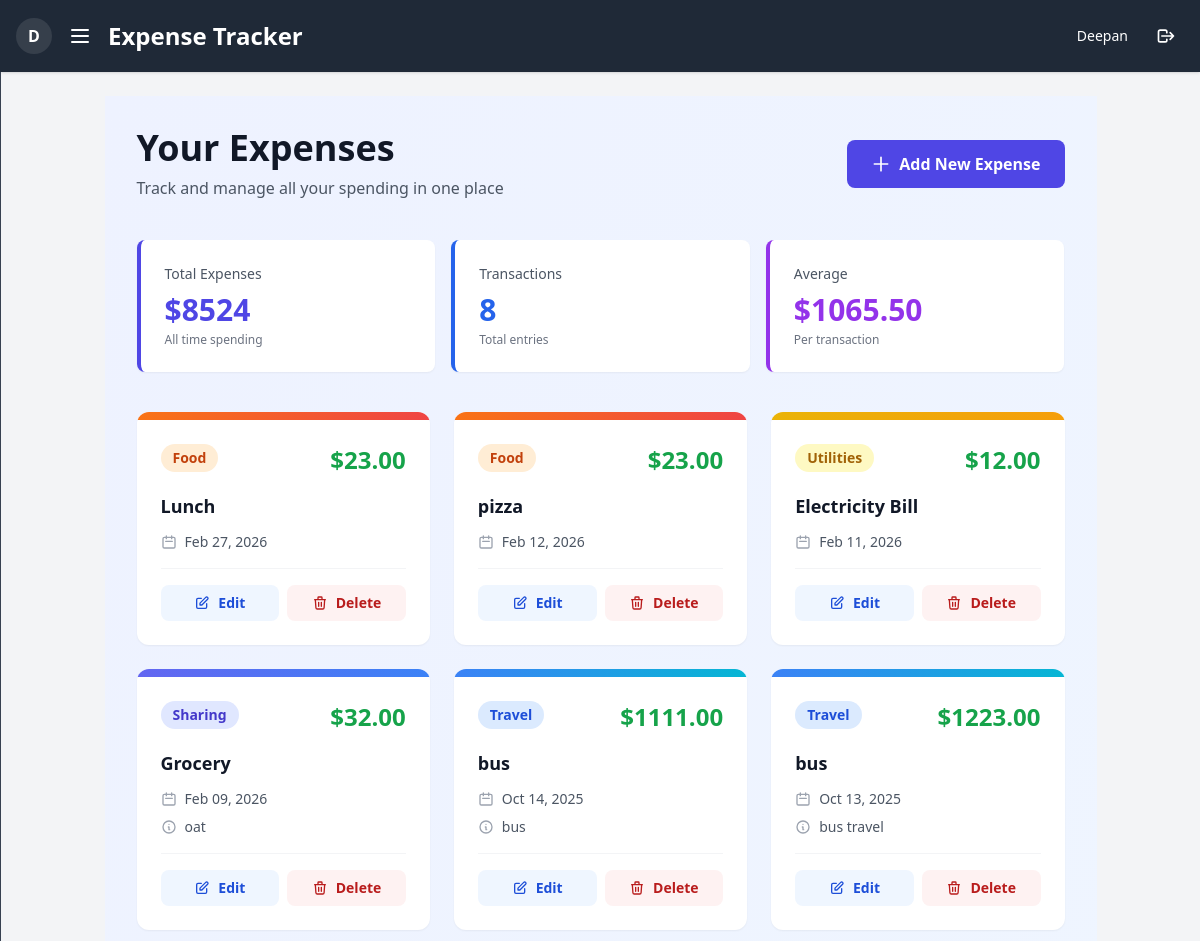
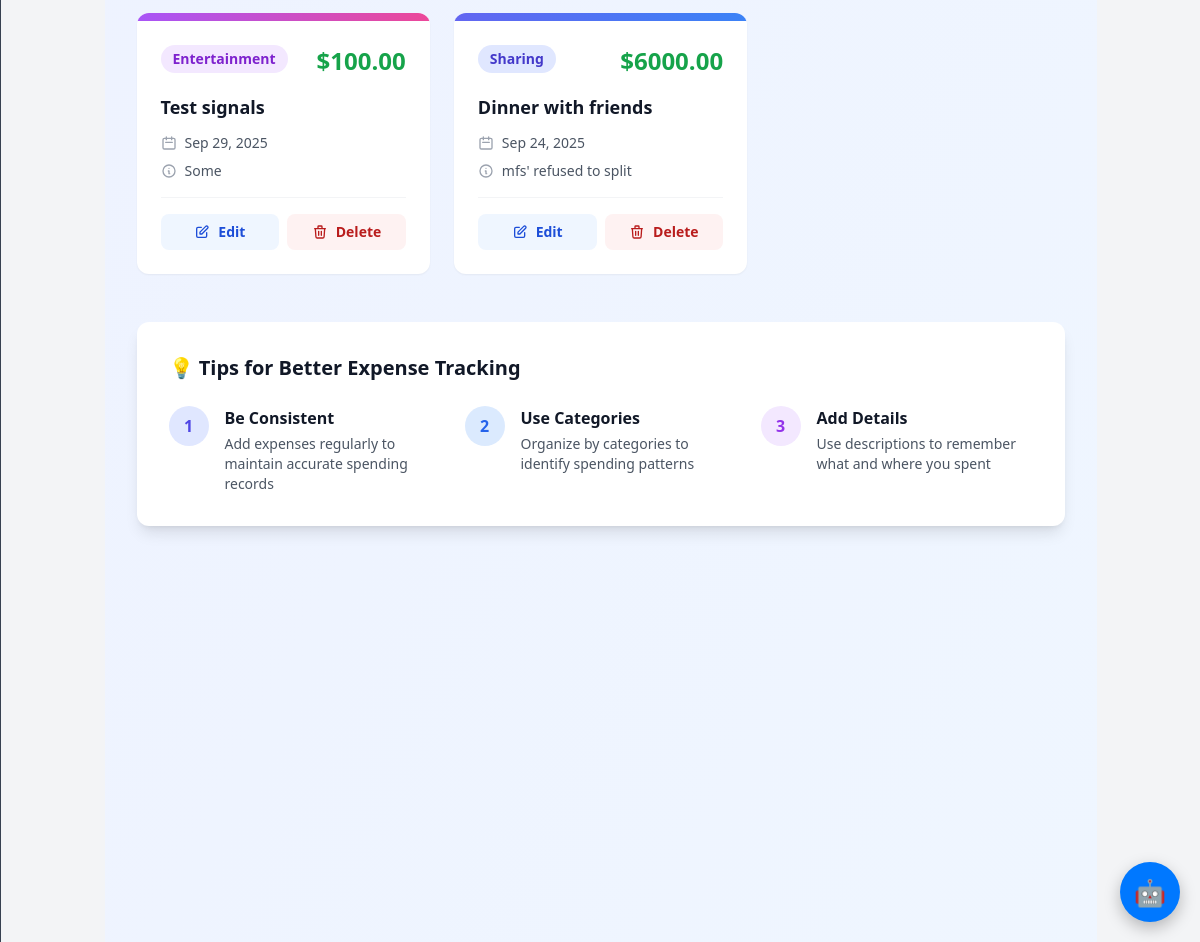
The app's page / (signed in) with its own data (2 pictures, top to bottom).
### expenses/models.py (models this page shows, shortened)
class Expense(models.Model):
    CATEGORY_CHOICES = [
        ('Food', 'Food'),
        ('Travel', 'Travel'),
        ('Entertainment', 'Entertainment'),
        ('Utilities', 'Utilities'),
        ('Sharing', 'Sharing'),
        ('Other', 'Other'),
    ]
    user = models.ForeignKey(User, on_delete=models.CASCADE)
    title = models.CharField(max_length=200)
    amount = models.DecimalField(max_digits=10, decimal_places=2)
    category = models.CharField(max_length=50, choices=CATEGORY_CHOICES)
    date = models.DateField()
    description = models.TextField(blank=True, null=True)

### expenses/views.py (the view)
# urls.py: path('', views.expense_list, name='expense_list'),
@login_required
def expense_list(request):
    expenses = Expense.objects.filter(user=request.user).order_by('-date')
    total_amount = expenses.aggregate(Sum('amount'))['amount__sum'] or 0
    avg_amount = (total_amount / expenses.count()) if expenses.count() > 0 else 0
    return render(request, 'expenses/expense_list.html', {
        'expenses': expenses,
        'total_amount': total_amount,
        'avg_amount': round(avg_amount, 2)
    })

### expenses/templates/expenses/expense_list.html (shortened to what this page needs)
{% extends 'expenses/base.html' %}
{% block content %}
<div class="min-h-screen bg-gradient-to-br from-indigo-50 to-blue-50 py-8 px-4 sm:px-6 lg:px-8">
    <div class="max-w-7xl mx-auto">
        <div class="mb-10">
            <div class="flex flex-col sm:flex-row sm:items-center sm:justify-between gap-4">
                <div>
                    <h1 class="text-4xl font-bold text-gray-900 mb-2">Your Expenses</h1>
                    <p class="text-gray-600">Track and manage all your spending in one place</p>
                </div>
                <a
                    href="{% url 'expense_create' %}"
                    class="bg-indigo-600 hover:bg-indigo-700 text-white font-semibold py-3 px-6 rounded-lg transition duration-200 transform hover:scale-105 flex items-center justify-center gap-2 w-full sm:w-auto"
                >
                    <svg class="w-5 h-5" fill="none" stroke="currentColor" viewBox="0 0 24 24">
                        <path stroke-linecap="round" stroke-linejoin="round" stroke-width="2" d="M12 4v16m8-8H4"></path>
                    </svg>
                    Add New Expense
                </a>
            </div>
        </div>
        <div class="grid grid-cols-1 sm:grid-cols-3 gap-4 mb-10">
            <div class="bg-white rounded-lg p-6 shadow-sm border-l-4 border-indigo-600">
                <p class="text-gray-600 text-sm font-medium">Total Expenses</p>
                <p class="text-3xl font-bold text-indigo-600 mt-2">${{ total_amount|default:"0.00" }}</p>
                <p class="text-xs text-gray-500 mt-1">All time spending</p>
            </div>
            <div class="bg-white rounded-lg p-6 shadow-sm border-l-4 border-blue-600">
                <p class="text-gray-600 text-sm font-medium">Transactions</p>
                <p class="text-3xl font-bold text-blue-600 mt-2">{{ expenses|length }}</p>
                <p class="text-xs text-gray-500 mt-1">Total entries</p>
            </div>
            <div class="bg-white rounded-lg p-6 shadow-sm border-l-4 border-purple-600">
                <p class="text-gray-600 text-sm font-medium">Average</p>
                <p class="text-3xl font-bold text-purple-600 mt-2">
                    {% if expenses %}
                        ${{ avg_amount|default:"0.00" }}
                    {% else %}
                        $0.00
                    {% endif %}
                </p>
                <p class="text-xs text-gray-500 mt-1">Per transaction</p>
            </div>
        </div>
        {% if not expenses %}
        <div class="grid grid-cols-1 md:grid-cols-2 lg:grid-cols-3 gap-6">
            {% for expense in expenses %}
            <div class="bg-white rounded-xl shadow-sm hover:shadow-lg transition duration-300 overflow-hidden group">
                {% if expense.category == 'Food' %}
                    <div class="h-2 bg-gradient-to-r from-orange-500 to-red-500"></div>
                {% elif expense.category == 'Travel' %}
                    <div class="h-2 bg-gradient-to-r from-blue-500 to-cyan-500"></div>
                {% elif expense.category == 'Entertainment' %}
                    <div class="h-2 bg-gradient-to-r from-purple-500 to-pink-500"></div>
                {% elif expense.category == 'Utilities' %}
                    <div class="h-2 bg-gradient-to-r from-yellow-500 to-amber-500"></div>
                {% elif expense.category == 'Sharing' %}
                    <div class="h-2 bg-gradient-to-r from-indigo-500 to-blue-500"></div>
                {% else %}
                    <div class="h-2 bg-gradient-to-r from-gray-500 to-slate-500"></div>
                {% endif %}
                <div class="p-6">
                    <div class="flex items-start justify-between mb-4">
                        {% if expense.category == 'Food' %}
                            <span class="inline-block bg-orange-100 text-orange-700 px-3 py-1 rounded-full text-sm font-semibold">
                        {% elif expense.category == 'Travel' %}
                            <span class="inline-block bg-blue-100 text-blue-700 px-3 py-1 rounded-full text-sm font-semibold">
                        {% elif expense.category == 'Entertainment' %}
                            <span class="inline-block bg-purple-100 text-purple-700 px-3 py-1 rounded-full text-sm font-semibold">
                        {% elif expense.category == 'Utilities' %}
                            <span class="inline-block bg-yellow-100 text-yellow-700 px-3 py-1 rounded-full text-sm font-semibold">
                        {% elif expense.category == 'Sharing' %}
                            <span class="inline-block bg-indigo-100 text-indigo-700 px-3 py-1 rounded-full text-sm font-semibold">
                        {% else %}
                            <span class="inline-block bg-gray-100 text-gray-700 px-3 py-1 rounded-full text-sm font-semibold">
                        {% endif %}
                            {{ expense.get_category_display }}
                        </span>
                        <span class="text-2xl font-bold text-green-600">${{ expense.amount }}</span>
                    </div>
                    <h3 class="text-lg font-bold text-gray-900 mb-3 group-hover:text-indigo-600 transition">
                        {{ expense.title }}
                    </h3>
                    <div class="space-y-2 mb-4">
                        <div class="flex items-center text-gray-600 text-sm">
                            <svg class="w-4 h-4 mr-2 text-gray-400" fill="none" stroke="currentColor" viewBox="0 0 24 24">
                                <path stroke-linecap="round" stroke-linejoin="round" stroke-width="2" d="M8 7V3m8 4V3m-9 8h10M5 21h14a2 2 0 002-2V7a2 2 0 00-2-2H5a2 2 0 00-2 2v12a2 2 0 002 2z"></path>
                            </svg>
                            {{ expense.date|date:"M d, Y" }}
                        </div>
                        {% if expense.description %}
                        <div class="flex items-start text-gray-600 text-sm">
                            <svg class="w-4 h-4 mr-2 text-gray-400 flex-shrink-0 mt-0.5" fill="none" stroke="currentColor" viewBox="0 0 24 24">
                                <path stroke-linecap="round" stroke-linejoin="round" stroke-width="2" d="M13 16h-1v-4h-1m1-4h.01M21 12a9 9 0 11-18 0 9 9 0 0118 0z"></path>
                            </svg>
                            <span class="line-clamp-2">{{ expense.description }}</span>
                        </div>
                        {% endif %}
                    </div>
                    <div class="flex gap-2 pt-4 border-t border-gray-100">
                        <a
                            href="{% url 'expense_update' expense.pk %}"
                            class="flex-1 bg-blue-50 hover:bg-blue-100 text-blue-700 font-semibold py-2 px-3 rounded-lg transition duration-200 flex items-center justify-center gap-2 text-sm"
                        >
                            <svg class="w-4 h-4" fill="none" stroke="currentColor" viewBox="0 0 24 24">
                                <path stroke-linecap="round" stroke-linejoin="round" stroke-width="2" d="M11 5H6a2 2 0 00-2 2v11a2 2 0 002 2h11a2 2 0 002-2v-5m-1.414-9.414a2 2 0 112.828 2.828L11.828 15H9v-2.828l8.586-8.586z"></path>
                            </svg>
                            Edit
                        </a>
                        <a
                            href="{% url 'expense_delete' expense.pk %}"
                            class="flex-1 bg-red-50 hover:bg-red-100 text-red-700 font-semibold py-2 px-3 rounded-lg transition duration-200 flex items-center justify-center gap-2 text-sm"
                        >
                            <svg class="w-4 h-4" fill="none" stroke="currentColor" viewBox="0 0 24 24">
                                <path stroke-linecap="round" stroke-linejoin="round" stroke-width="2" d="M19 7l-.867 12.142A2 2 0 0116.138 21H7.862a2 2 0 01-1.995-1.858L5 7m5 4v6m4-6v6m1-10V4a1 1 0 00-1-1h-4a1 1 0 00-1 1v3M4 7h16"></path>
                            </svg>
                            Delete
                        </a>
                    </div>
                </div>
            </div>
            {% endfor %}
        </div>
        {% endif %}
        {% if expenses %}
        <div class="mt-12 bg-white rounded-xl shadow-lg p-8">
            <h3 class="text-xl font-bold text-gray-900 mb-6">💡 Tips for Better Expense Tracking</h3>
            <div class="grid grid-cols-1 md:grid-cols-3 gap-6">
                <div class="flex gap-4">
                    <div class="w-10 h-10 bg-indigo-100 rounded-full flex items-center justify-center flex-shrink-0">
                        <span class="text-indigo-600 font-bold">1</span>
                    </div>
                    <div>
                        <h4 class="font-semibold text-gray-900 mb-1">Be Consistent</h4>
                        <p class="text-sm text-gray-600">Add expenses regularly to maintain accurate spending records</p>
                    </div>
                </div>
                <div class="flex gap-4">
                    <div class="w-10 h-10 bg-blue-100 rounded-full flex items-center justify-center flex-shrink-0">
                        <span class="text-blue-600 font-bold">2</span>
                    </div>
                    <div>
                        <h4 class="font-semibold text-gray-900 mb-1">Use Categories</h4>
                        <p class="text-sm text-gray-600">Organize by categories to identify spending patterns</p>
                    </div>
                </div>
                <div class="flex gap-4">
                    <div class="w-10 h-10 bg-purple-100 rounded-full flex items-center justify-center flex-shrink-0">
                        <span class="text-purple-600 font-bold">3</span>
                    </div>
                    <div>
                        <h4 class="font-semibold text-gray-900 mb-1">Add Details</h4>
                        <p class="text-sm text-gray-600">Use descriptions to remember what and where you spent</p>
                    </div>
                </div>
            </div>
        </div>
        {% endif %}
    </div>
</div>
{% endblock %}

### expenses/templates/expenses/base.html (shortened to what this page needs)
<!DOCTYPE html>
<html lang="en">
<head>
    <script src="https://cdn.tailwindcss.com"></script>
</head>
<body class="bg-gray-100 min-h-screen font-sans flex flex-col">
    <header class="bg-gray-800 text-white py-4 shadow">
        <div class="flex justify-between items-center px-4">
            <div class="flex items-center gap-2">
                {% if user.is_authenticated %}
                <div class="relative">
                    <button id="profile-toggle" aria-expanded="false" aria-controls="profile-menu" aria-label="Open profile menu"
                            class="w-9 h-9 rounded-full bg-white/10 flex items-center justify-center text-white hover:bg-white/20 transition">
                        {% if request.user.profile.profile_pic %}
                            <img src="{{ request.user.profile.profile_pic.url }}" alt="avatar" class="w-9 h-9 rounded-full object-cover">
                        {% else %}
                            <span class="font-semibold">{{ request.user.username|slice:":1"|upper }}</span>
                        {% endif %}
                    </button>
                </div>
                {% endif %}
                <div class="relative">
                    <button id="nav-toggle" aria-expanded="false" aria-controls="nav-sidebar" aria-label="Open navigation menu"
                            class="p-2 rounded hover:bg-white/20 transition-colors text-white">
                        <svg xmlns="http://www.w3.org/2000/svg" class="w-6 h-6" fill="none" viewBox="0 0 24 24" stroke="currentColor" stroke-width="2">
                            <path stroke-linecap="round" stroke-linejoin="round" d="M4 6h16M4 12h16M4 18h16" />
                        </svg>
                    </button>
                </div>
                <h1 class="text-2xl font-bold">Expense Tracker</h1>
            </div>
            <div class="flex items-center gap-3">
                {% if user.is_authenticated %}
                    <span class="mr-2 text-sm">{{ user.username }}</span>
                    <form action="{% url 'logout' %}" method="post" class="inline">
                        <button type="submit" aria-label="Logout" title="Logout"
                                class="p-2 rounded hover:bg-white/20 transition-colors text-white">
                            <svg xmlns="http://www.w3.org/2000/svg" class="w-5 h-5" fill="none" viewBox="0 0 24 24" stroke="currentColor" stroke-width="2" aria-hidden="true">
                                <path stroke-linecap="round" stroke-linejoin="round" d="M17 16l4-4m0 0l-4-4m4 4H7m6 4v1a2 2 0 01-2 2H5a2 2 0 01-2-2V7a2 2 0 012-2h6a2 2 0 012 2v1" />
                            </svg>
                        </button>
                    </form>
                {% else %}
                    <a href="{% url 'login' %}" class="mr-4 hover:underline font-semibold">Login</a>
                    <a href="{% url 'signup' %}" class="hover:underline font-semibold">Sign Up</a>
                {% endif %}
            </div>
        </div>
    </header>
    <div class="flex flex-1">
    <main class="flex-1 container mx-auto px-4 py-6">
        {% block content %}
        {% endblock %}
    </main>
    </div>
    {% if user.is_authenticated %}
        {% include 'expenses/chatbot.html' %}
    {% endif %}
</body>
</html>

### records on screen
Expense: category "Food", amount "23.00", title "Lunch", date "Feb 27, 2026"
Expense: category "Food", amount "23.00", title "pizza", date "Feb 12, 2026"
Expense: category "Utilities", amount "12.00", title "Electricity Bill", date "Feb 11, 2026"
Expense: category "Sharing", amount "32.00", title "Grocery", date "Feb 09, 2026", description "oat"
Expense: category "Travel", amount "1111.00", title "bus", date "Oct 14, 2025", description "bus"
Expense: category "Travel", amount "1223.00", title "bus", date "Oct 13, 2025", description "bus travel"
Expense: category "Entertainment", amount "100.00", title "Test signals", date "Sep 29, 2025", description "Some"
Expense: category "Sharing", amount "6000.00", title "Dinner with friends", date "Sep 24, 2025", description "mfs' refused to split"

### other values on screen
{{ request.user.username|slice:":1"|upper }} "D"
{{ user.username }} "Deepan"
{{ total_amount|default:"0.00" }} "8524"
{{ expenses|length }} "8"
{{ avg_amount|default:"0.00" }} "1065.50"
